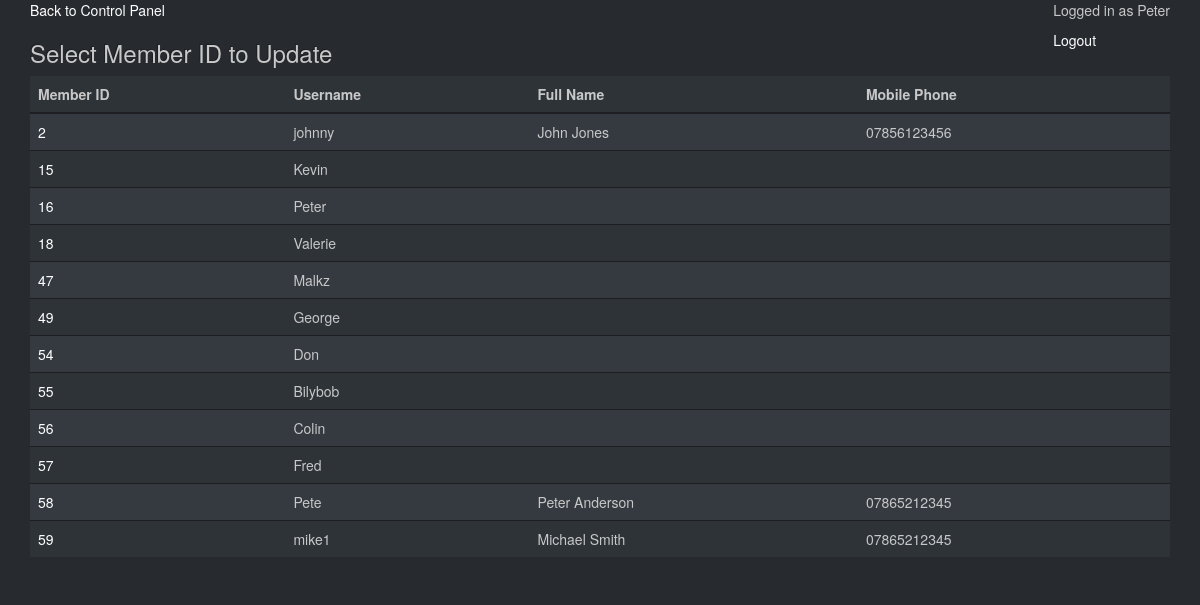
The page /selectUpdateMember.php (signed in) on the database its author committed.
### tables this page shows
CREATE TABLE `members` (
  `id` int(4) NOT NULL,
  `username` varchar(65) NOT NULL,
  `password` varbinary(201) NOT NULL,
  `email` varchar(65) NOT NULL,
  `first_name` varchar(30) NOT NULL,
  `second_name` varchar(30) NOT NULL,
  `address1` varchar(30) NOT NULL,
  `address2` varchar(30) NOT NULL,
  `postcode` varchar(15) NOT NULL,
  `town_city` varchar(30) NOT NULL,
  `mobile_phone` varchar(15) NOT NULL
);

### selectUpdateMember.php (the view, shortened to what this page needs)
<?php
$myusername = $_SESSION['myusername'];
?>
<!DOCTYPE html>
<html lang = "en">
	<head>
        <link href="css/bootstrap.min.css" rel="stylesheet">
	    <link rel="stylesheet" type="text/css" href="css/style.css" />
	</head>
<body>
    <div class = 'container'>
        <div class = 'header-left'>
            <div>
                <a href = 'control_panel.php'>Back to Control Panel</a>
            </div>
            <h3>Select Member ID to Update</h3>
        </div>
        <div class = 'header-right'>
            <p>Logged in as <?php echo "$myusername"?></p>
            <a href = 'logout.php'>Logout</a>
        </div>
            <form action='updateMemberForm.php' method='get' name='updateForm'>
                <table class="table table-striped">
                    <thead>
                        <tr>
                            <th>Member ID</th>
                            <th>Username</th>
                            <th>Full Name</th>
                            <th>Mobile Phone</th>
                        </tr>
                    </thead>
                    <tbody>
                    <?php
				    require_once 'DB_connect.php';
                    foreach($db->query('SELECT * FROM `members`') as $row) {
                    echo "<tr>
                    <td><a href='updateMemberForm.php?id=".$row['id']."&username=".$row['username']."'>".$row['id']."</a></td>
                    <td>".$row['username']."</td>
                    <td>".$row['first_name'].' '.$row['second_name']."</td>
                    <td>".$row['mobile_phone']."</td>
                    </tr>";
                    }
                    ?>
                    </tbody>
                </table>
            </form>
        </div>
</body>
</html>

### css/style.css (style rules this page uses)
.header-right { float:right; }
.header-left { float:left; }

### rows shown on the page
members: id "2", username "johnny", first_name "John", second_name "Jones", mobile_phone "07856123456"
members: id "15", username "Kevin"
members: id "16", username "Peter"
members: id "18", username "Valerie"
members: id "47", username "Malkz"
members: id "49", username "George"
members: id "54", username "Don"
members: id "55", username "Bilybob"
members: id "56", username "Colin"
members: id "57", username "Fred"
members: id "58", username "Pete", first_name "Peter", second_name "Anderson", mobile_phone "07865212345"
members: id "59", username "mike1", first_name "Michael", second_name "Smith", mobile_phone "07865212345"

### other values the page prints
$myusername "Peter"
